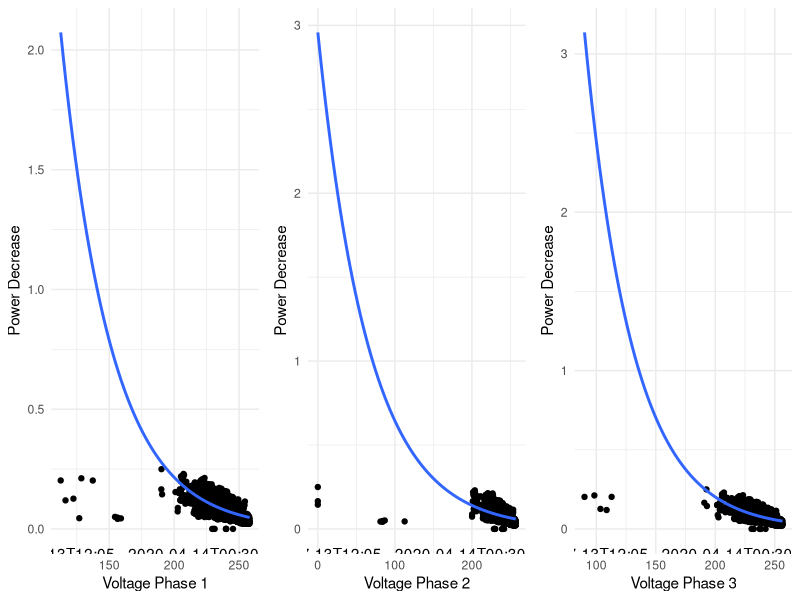

This chart was generated by the following R code:
library(MASS)
library(ggplot2)
library(readxl)
library(gridExtra)

# Read the data from the Excel file
data <- read_excel("Dataset.xlsx")

# Combine the extracted data into a single data frame
df <- data.frame(
  time = data[[2]],  # Assuming time is in the 2nd column
  voltage_phase_1 = data[[3]],
  voltage_phase_2 = data[[4]],
  voltage_phase_3 = data[[5]],
  current_phase_1 = data[[6]],
  current_phase_2 = data[[7]],
  current_phase_3 = data[[8]],
  active_power_phase_1 = data[[12]],
  active_power_phase_2 = data[[13]],
  active_power_phase_3 = data[[14]]
)

# Create a new variable for power decrease based on voltage increase
df$power_decrease <- (df$active_power_phase_1 + df$active_power_phase_2 + df$active_power_phase_3) / (df$voltage_phase_1 + df$voltage_phase_2 + df$voltage_phase_3)

# Fit Poisson regression models for each phase
poisson_model_phase_1 <- glm(power_decrease ~ voltage_phase_1, data = df, family = poisson())
poisson_model_phase_2 <- glm(power_decrease ~ voltage_phase_2, data = df, family = poisson())
poisson_model_phase_3 <- glm(power_decrease ~ voltage_phase_3, data = df, family = poisson())

# Obtain the summary of the models
print(summary(poisson_model_phase_1))
print(summary(poisson_model_phase_2))
print(summary(poisson_model_phase_3))

# Fit Poisson regression models for each phase
poisson_model_phase_1 <- glm(power_decrease ~ voltage_phase_1, data = df, family = poisson())
poisson_model_phase_2 <- glm(power_decrease ~ voltage_phase_2, data = df, family = poisson())
poisson_model_phase_3 <- glm(power_decrease ~ voltage_phase_3, data = df, family = poisson())

# Function to calculate summary statistics
calculate_summary_statistics <- function(model) {
  coefficients <- coef(model)
  summary_stats <- c(min(coefficients), quantile(coefficients, probs = c(0.25, 0.5, 0.75)), max(coefficients))
  return(summary_stats)
}

# Obtain the summary statistics for each phase
summary_stats_phase_1 <- calculate_summary_statistics(poisson_model_phase_1)
summary_stats_phase_2 <- calculate_summary_statistics(poisson_model_phase_2)
summary_stats_phase_3 <- calculate_summary_statistics(poisson_model_phase_3)



# Print the summary statistics for each phase
print("Summary Statistics for Phase 1:")
print(summary_stats_phase_1)
print("Summary Statistics for Phase 2:")
print(summary_stats_phase_2)
print("Summary Statistics for Phase 3:")
print(summary_stats_phase_3)

# Fit Poisson regression models for each phase
poisson_model_phase_1 <- glm(power_decrease ~ voltage_phase_1, data = df, family = poisson())
poisson_model_phase_2 <- glm(power_decrease ~ voltage_phase_2, data = df, family = poisson())
poisson_model_phase_3 <- glm(power_decrease ~ voltage_phase_3, data = df, family = poisson())

# Obtain the AIC, BIC, and goodness-of-fit for the models
print(goodness_of_fit_lm_phase_1 <- summary(poisson_model_phase_1)$deviance)
print(goodness_of_fit_lm_phase_2 <- summary(poisson_model_phase_2)$deviance)
print(goodness_of_fit_lm_phase_3 <- summary(poisson_model_phase_3)$deviance)

# Obtain the log-likelihood, number of parameters, and number of data points (n) for each phase
log_likelihood_phase_1 <- logLik(poisson_model_phase_1)
num_params_phase_1 <- length(coef(poisson_model_phase_1))
n_phase_1 <- nrow(df)

log_likelihood_phase_2 <- logLik(poisson_model_phase_2)
num_params_phase_2 <- length(coef(poisson_model_phase_2))
n_phase_2 <- nrow(df)

log_likelihood_phase_3 <- logLik(poisson_model_phase_3)
num_params_phase_3 <- length(coef(poisson_model_phase_3))
n_phase_3 <- nrow(df)

# Calculate AIC and BIC for each phase
print(aic_phase_1 <- 2 * num_params_phase_1 - 2 * log_likelihood_phase_1)
print(bic_phase_1 <- num_params_phase_1 * log(n_phase_1) - 2 * log_likelihood_phase_1)

print(aic_phase_2 <- 2 * num_params_phase_2 - 2 * log_likelihood_phase_2)
print(bic_phase_2 <- num_params_phase_2 * log(n_phase_2) - 2 * log_likelihood_phase_2)

print(aic_phase_3 <- 2 * num_params_phase_3 - 2 * log_likelihood_phase_3)
print(bic_phase_3 <- num_params_phase_3 * log(n_phase_3) - 2 * log_likelihood_phase_3)



# Plot the relationship between voltage and power decrease for each phase
plot_phase_1 <- ggplot(df, aes(x = voltage_phase_1, y = power_decrease)) +
  geom_point() +
  geom_smooth(method = "glm", method.args = list(family = poisson()), se = FALSE) +
  labs(x = "Voltage Phase 1", y = "Power Decrease") +
  theme_minimal() +
  annotate("text", x = Inf, y = -Inf, hjust = 1, label = paste("Time Range:", min(df$time), "-", max(df$time)))

plot_phase_2 <- ggplot(df, aes(x = voltage_phase_2, y = power_decrease)) +
  geom_point() +
  geom_smooth(method = "glm", method.args = list(family = poisson()), se = FALSE) +
  labs(x = "Voltage Phase 2", y = "Power Decrease") +
  theme_minimal() +
  annotate("text", x = Inf, y = -Inf, hjust = 1, label = paste("Time Range:", min(df$time), "-", max(df$time)))

plot_phase_3 <- ggplot(df, aes(x = voltage_phase_3, y = power_decrease)) +
  geom_point() +
  geom_smooth(method = "glm", method.args = list(family = poisson()), se = FALSE) +
  labs(x = "Voltage Phase 3", y = "Power Decrease") +
  theme_minimal() +
  annotate("text", x = Inf, y = -Inf, hjust = 1, label = paste("Time Range:", min(df$time), "-", max(df$time)))

# Show the regression plots side by side
print(grid.arrange(plot_phase_1, plot_phase_2, plot_phase_3, ncol = 3))


